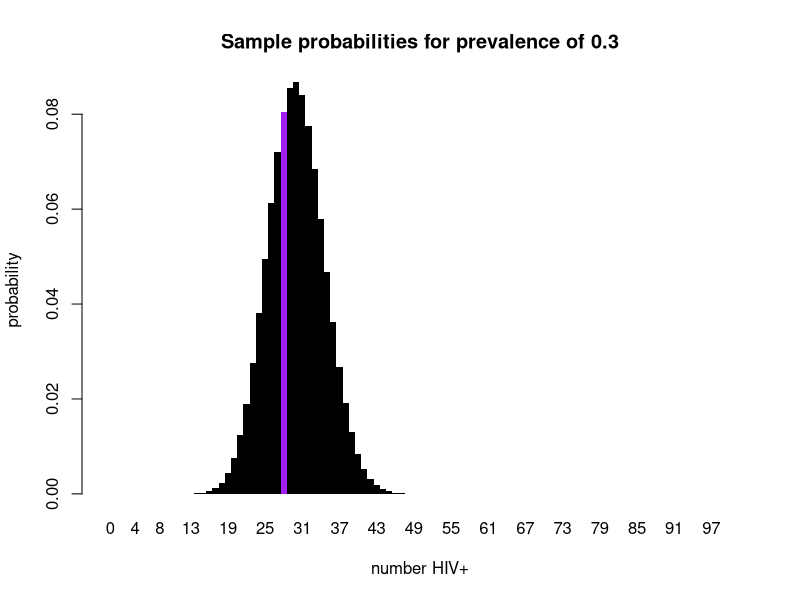
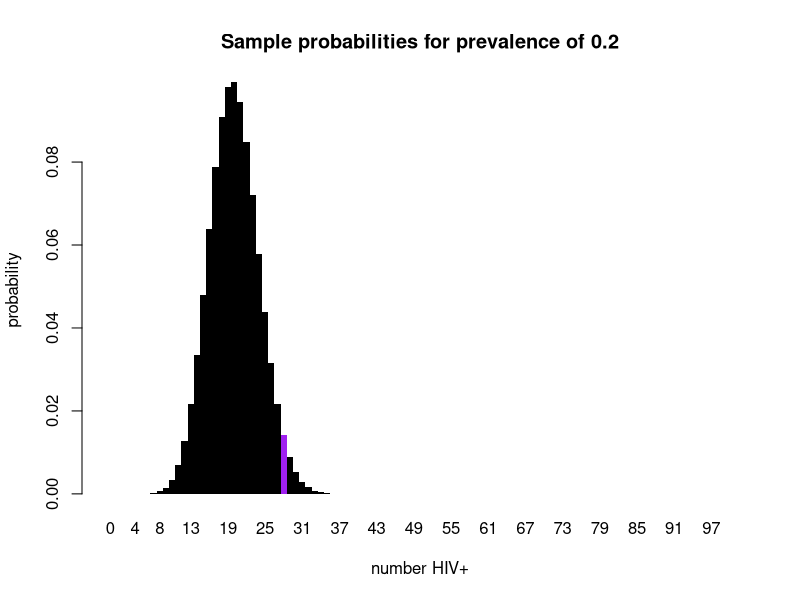
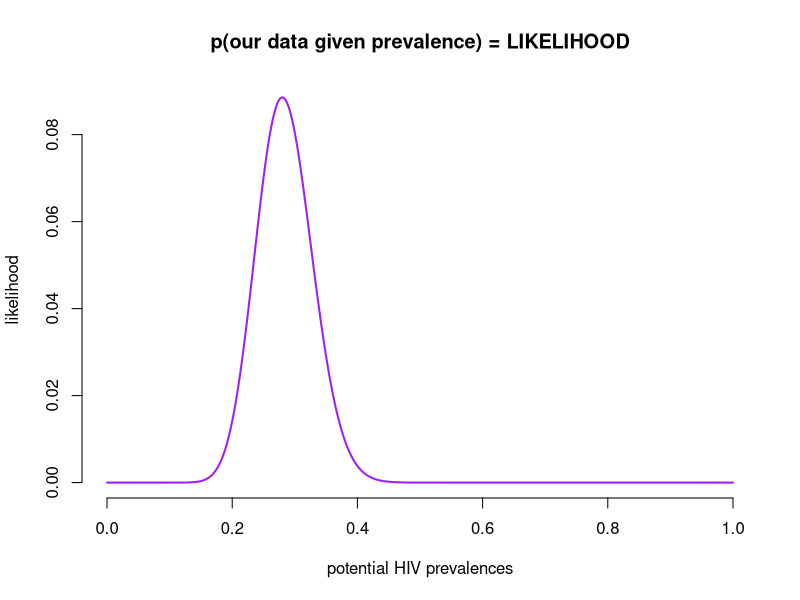
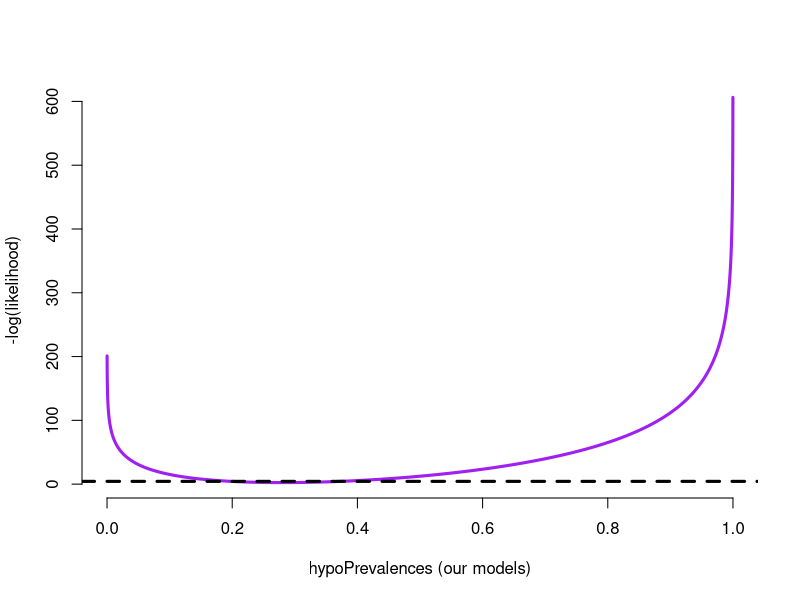
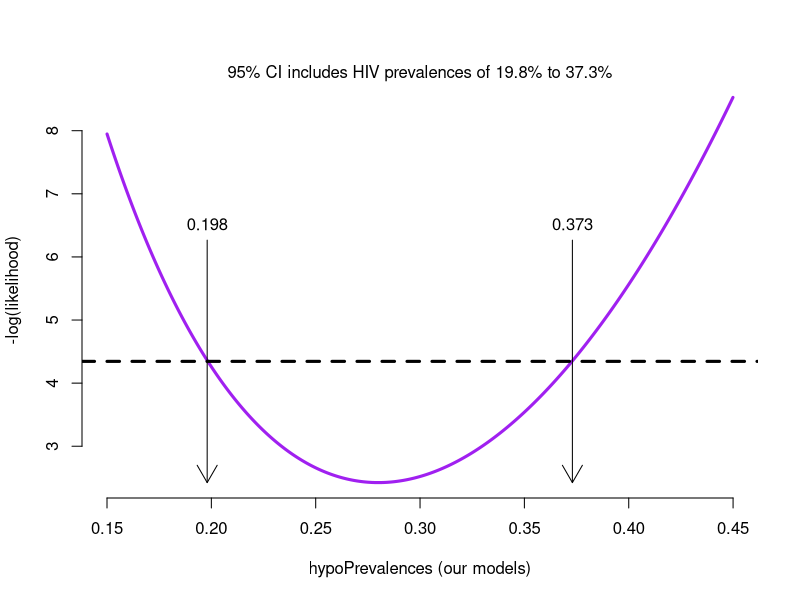
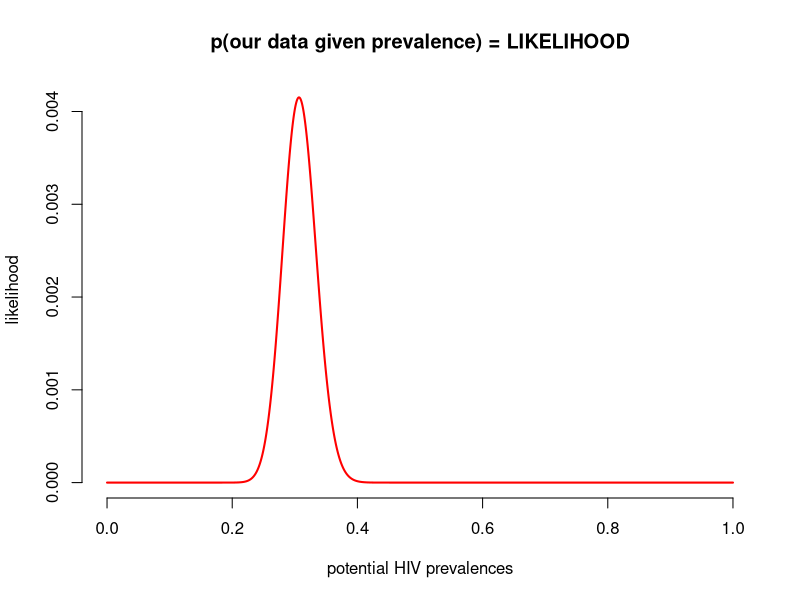
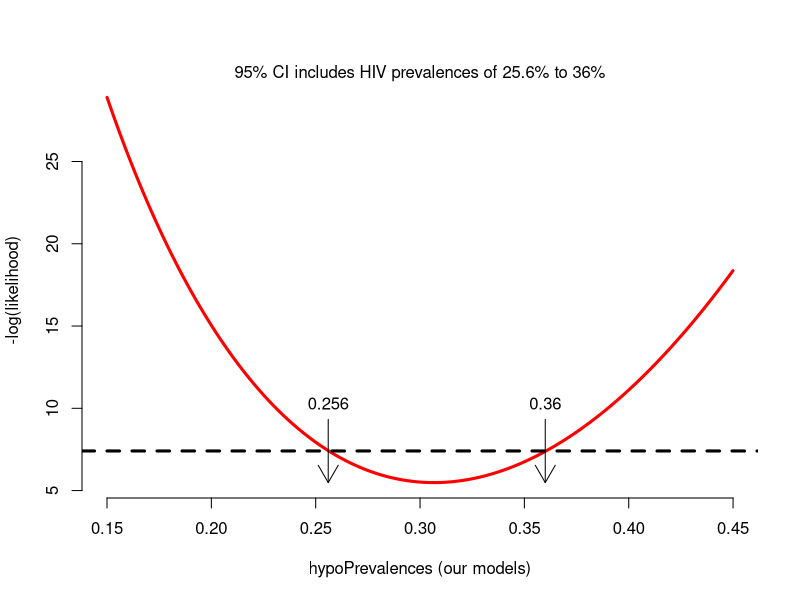

Source code (R) for these figures, in order:
######################################################################
#### Lab: Introduction to Likelihood ####
######################################################################

## Clinic on the Meaningful Modeling of Epidemiological Data
## International Clinics on Infectious Disease Dynamics and Data (ICI3D) Program
## https://www.ici3d.org

## Attribution: Steve Bellan (2009)
##              Cari van Schalkwyk
##              Jonathan Dushoff
## Last updated: 2026 May 29

## Some Rights Reserved
## CC BY-NC 4.0 (https://creativecommons.org/licenses/by-nc/4.0/)

######################################################################

## The GOAL of this lab is to understand the concepts explored in the 
## Intro to Likelihood lecture.
## In this lab you will:
##
##  * Visualize how likelihood profiles are constructed
##  * Explore maximum likelihood and classic confidence intervals for binomial draws
##  * Discuss the relative advantages and disadvantages of each
##  * Review and extend the Bayesian logic calculation from the statistical philosophy lecture
##
## NOTE: The comments will guide you through the lab but you
## should make sure you understand what the code is doing.  Some
## code may have question marks and cause errors. 
## You should fill these in; often you will find suggestions in the comments

## Before you start, it is a good idea to clear your workspace.
## In rstudio, do this with Session/Restart
## There is also a hotkey, which you should memorize and use frequently
## In plain R, just quit `q()` and then start again

######################################################################
#### Section 1: Sampling from a hypothetical population ####
######################################################################

## Imagine we are randomly sampling from a population of people in a town
## of size 1,000,000 and we sample 100 people from that population.
sampleSize <- 100
## We assume that the true HIV prevalence in the whole population 
## is 30%, i.e. 300,000 are HIV positive.
truePrev <- .3

## Let's take a sample
rbinom(1, sampleSize, truePrev)

## Examine 10 possible samples
rbinom(10, sampleSize, truePrev)

## If we set.seed, we can all work through the example the same way
set.seed(3)
samplePos <- rbinom(1, sampleSize, truePrev)
samplePrev <- samplePos/sampleSize
print(samplePrev) ## Should be 0.28

## Create a color vector for every possible number of HIV+ people we
## could have found when sampling 100 people (0:100 means 101
## possibilities). Then make the value we chose have a different
## color.
color.vec <- rep("black",sampleSize+1)
color.vec[samplePos+1] <-	"purple"

## Calculate the probability of getting every single possible value
## given the true prevalence
pvec <- dbinom(0:sampleSize,size=sampleSize, prob=truePrev)

### Create a histogram of these probabilities,
### highlighting the value we sampled.
barplot.obj <- barplot(pvec
	, xlab="number HIV+", names.arg=c(0:sampleSize)
	, ylab="probability", col=color.vec, border = NA, space =0
	, main = paste("Sample probabilities for prevalence of", truePrev)
)

############################################################
#### Section 2: Evaluating hypothetical prevalence ####
############################################################

## Someone is claiming that the true HIV prevalence in our population is 20%
hypoPrevVal <- .2

## Given our findings, how can we evaluate this claim?

## Calculate the probability of getting every single possible value
## given the _hypothesized prevalence
pvec <- dbinom(0:sampleSize,size=sampleSize, prob=hypoPrevVal)

### Create a histogram of these probabilities,
### highlighting the value we sampled.
barplot.obj <- barplot(pvec
	, xlab="number HIV+", names.arg=c(0:sampleSize)
	, ylab="probability", col=color.vec, border = NA, space =0
	, main = paste("Sample probabilities for prevalence of", hypoPrevVal)
)

##What is the probability of observing 28/100, under this hypothesised prevalence?
dbinom(samplePos, sampleSize, hypoPrevVal)

## This should correspond to the height of purple bar in the histogram

## Now do a classic test:

binom.test(samplePos, sampleSize, hypoPrevVal, alternative = "two.sided")

## Task 1: Explain what we learn from the binom.test
## Focus on the confidence intervals; don't worry about the P value (or about the "guess" (hypoPrevVal)

## Task 2: Repeat the above for two or three different examples 
## with different hypothesized prevalence and/or samplePos
## Explain what you see.

######################################################################
## Section 3: Maximum Likelihood approach to construct confidence intervals ####
######################################################################

## Create a vector of hypothesized prevalences spanning 0-1 with 10000 values
## These are all potential "null hypotheses".
hypoPrevs <- seq(0,1, length=10000)

## The likelihood of a prevalence is the probability of observing the data given the
## hypothesized prevalence:
## L(prevalence | data) = p(data | prevalence)
likelihoods <- dbinom(samplePos, sampleSize, hypoPrevs)

plot(hypoPrevs, likelihoods, col = "purple", type = "l", lwd = 2,
     xlab = "potential HIV prevalences", ylab = "likelihood",
     main = "p(our data given prevalence) = LIKELIHOOD",
     bty = "n")

## Note: this is not a probability distribution.
## ANY probability is a possible value for hypothesized prevalence
## There is no sensible way to add these up

###################################################################### 

## We look at likelihood on the log scale because that's easier numerically. 
## And we look at _negative_ log-likelihood because it's traditional
## (it is analogous to the sum of squares in a classic test)
plot(hypoPrevs, -log(likelihoods), type = "l", col = "purple", col.main = "white",
     bty = "n", lwd = 3, xlab = "hypoPrevalences (our models)",
     ylab = "-log(likelihood)",  main = "minimizing -log(likelihood)")

## We can use the Likelihood Ratio Test (LRT) to calculate confidence intervals. 
## There is a deep approximation here, but:
## the standard approach to LRT is to use a critical value of half 
## the critical value of a χ² distribution
## Degrees of freedom correspond to number of free parameters
## Typically we test one parameter at a time and use df=1
lrtCrit <- qchisq(.95, df = 1)/2
print(lrtCrit)

## We reject a hypothesized parameter value if its likelihood
## is this far below the optimum

## We can add a cutoff line to our plot
## The confidence interval under this approach is all the values 
## we _don't_ reject (the ones under the line)
min.l <- min(-log(likelihoods))
abline(h = min.l + lrtCrit, lwd = 3, lty = 2)

## It's hard to see this so let's zoom in

zmin <- 0.15
zmax <- 0.45

## See if you can figure out how the zoom works 🙂
zoom <- (hypoPrevs>=zmin) & (hypoPrevs <= zmax)
zPrevs <- hypoPrevs[zoom]
zLike <- likelihoods[zoom]

plot(zPrevs, -log(zLike), type = "l", col = "purple", col.main = "white",
     bty = "n", lwd = 3, xlab = "hypoPrevalences (our models)",
     ylab = "-log(likelihood)",  main = "minimizing -log(likelihood)")
abline(h = min.l + lrtCrit, lwd = 3, lty = 2)

## Calculate CI
ci.likelihood <- range(hypoPrevs[-log(likelihoods) < min.l + lrtCrit])
print(ci.likelihood)

## Add a title and some arrows to the plot
ci.l <- signif(ci.likelihood[1],3)
ci.u <- signif(ci.likelihood[2],3)
mtext(paste("95% CI includes HIV prevalences of ", ci.l*100, "% to ", ci.u*100, "%", sep=""), side = 3, line =0)
arrows(ci.l, min.l + 2*lrtCrit, ci.l, min.l, length = .2)
arrows(ci.u, min.l + 2*lrtCrit, ci.u, min.l, length = .2)
text(ci.l, min.l + 2*lrtCrit, ci.l,cex = 1,pos = 3)
text(ci.u, min.l + 2*lrtCrit, ci.u,cex = 1,pos = 3)

## Compare confidence intervals calculated using binom.test() and using the Likelihood
## Ratio Test.
binom.test(samplePos, sampleSize, samplePos/sampleSize, alternative = "two.sided")
print(ci.likelihood)

## Are the results similar?

## Task 3: We do another prevalence survey, sampling 200 people from the same population with a true HIV prevalence of 30%
## We believe that the two samples are independent of each other 
## This time we get 64 positives
samplePos2 <- 64
sampleSize2 <- 200

## The likelihood of a prevalence is the probability of observing the new data given the
## hypothesized prevalence:
likelihoods2 <- dbinom(samplePos2, sampleSize2, hypoPrevs)

## The total likelihood of a prevalence is the probability of observing both these data points
## given the hypothesized prevalences 
totlikelihood <- likelihoods*likelihoods2
## Note: it's generally better practice to do all computations on the 
## log likelihood scale, so we could have equivalently taken the logs and then
## written totalLogLike <- logLikes + logLikes2
## But here we wanted to stay with total for a while to show a comparison curve

## It's a different color to help us keep track of which example we're looking at 🙂
## Let's see what the total likelihood curve looks like:
plot(hypoPrevs, totlikelihood, col = "red", type = "l", lwd = 2,
     xlab = "potential HIV prevalences", ylab = "likelihood",
     main = "p(our data given prevalence) = LIKELIHOOD",
     bty = "n")

## What are two differences that you notice about this curve? 

## The MLE of prevalence given both sets of data is: 
(samplePos+samplePos2)/(sampleSize+sampleSize2)

## We can derive a confidence interval for this estimate, in a similar way to the above, considering the total likelihood:
plot(hypoPrevs[zoom], -log(totlikelihood[zoom])
	, type = "l", col = "red", col.main = "white"
	## ylim=c(0,10)
	, bty = "n", lwd = 3, xlab = "hypoPrevalences (our models)"
	, ylab = "-log(likelihood)"
)

min.l <- min(-log(totlikelihood))
abline(h = min.l + lrtCrit, lwd = 3, lty = 2)

## Calculate CI
ci.likelihood <- range(hypoPrevs[-log(totlikelihood) < min.l + lrtCrit])
print(ci.likelihood)

## Add a title and some arrows to the plot
ci.l <- signif(ci.likelihood[1],3)
ci.u <- signif(ci.likelihood[2],3)
mtext(paste("95% CI includes HIV prevalences of ", ci.l*100, "% to ", ci.u*100, "%", sep=""), side = 3, line =0)
arrows(ci.l, min.l + 2*lrtCrit, ci.l, min.l, length = .2)
arrows(ci.u, min.l + 2*lrtCrit, ci.u, min.l, length = .2)
text(ci.l, min.l + 2*lrtCrit, ci.l,cex = 1,pos = 3)
text(ci.u, min.l + 2*lrtCrit, ci.u,cex = 1,pos = 3)

## Compare this confidence interval to the one that used only the first sample. What do you notice?

## Let us again compare confidence intervals calculated using binom.test() and using the Likelihood
## Ratio Test.
binom.test(samplePos+samplePos2, sampleSize+sampleSize2, (samplePos+samplePos2)/(sampleSize+sampleSize2), alternative = "two.sided")

print(ci.likelihood)

## Are the results similar?

## Task 4: Consider the following questions:

## For this example, do you think it was worth the trouble constructing Likelihood based confidence intervals (CIs)?
## Under what circumstances might you use classical tests for CIs?
## Under what circumstances would likelihood-based tests be better for CIs?

######################################################################
#### Section 4: Bayesian calculations using MMEV example ####
######################################################################

## MMEV is a viral infection that can cause a serious disease (called MMED)
## MMED patients are unable to control their urge to fit models to data
## The rapid MMEV test gives a positive result:
##   -- 100% of the time for people with the virus (sensitivity)
##   -- 5% of the time for people without the virus (false positive rate)
##   -- The population prevalence of MMEV is 1%
##
## You test a random person from this population, and the result is positive.
## What is the probability that they have MMEV?
## 
## Using Bayes theorem:
## 
## P(MMEV ∣ +) = P(+ ∣ MMEV)P(MMEV) / P(+)	
## 
## Let's break that down:
## P(+ ∣ MMEV) or the probablity that you test positive if you have the virus or sensitivity
sensitivity <- 1
##
## P(MMEV) or the probability that this random person has MMEV is the population prevalence 
prevalence <- 0.01
##
## P(+) is the total probability of testing positive. 
## Since some people without the virus will also test positive, 
false_positive_rate <- 0.05

## P(+) is: 
## P(+ | MMEV)P(MMEV) plus P(+ | no MMEV)P(no MMEV)
##
## Our posterior estimate of P(MMEV) is a ratio:
## the probability of seeing what we saw (a positive test) with MMEV
## over the total probability of seeing what we saw
(sensitivity * prevalence) / (sensitivity * prevalence + false_positive_rate*(1-prevalence))

## Task 5: 
## How does the probability of having MMEV after a positive test change if prevalence changes to 10%
## ADDCODE

## What if prevalence stays at 1%, but the false positive rate reduces to 2.5%?
## ADDCODE

## What if the sensitivity drops to 95%?
## ADDCODE

## What do you think is the most important benefit of having very high test sensitivity?
